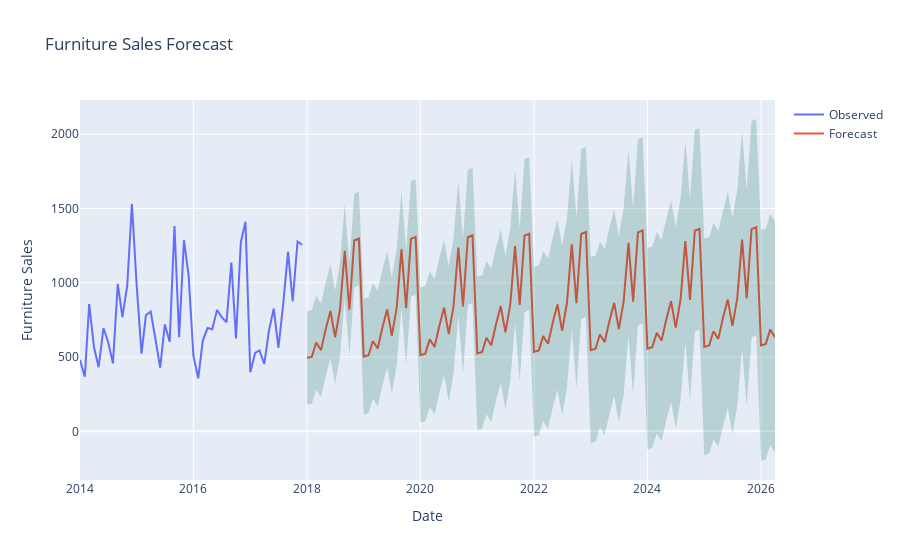

The notebook cell this image was saved under:
### Markdown cell above
### Producing and visualizing forecasts

### Code cell
pred_uc = results.get_forecast(steps=100)
pred_ci = pred_uc.conf_int()

observed_trace = go.Scatter(x=y.index, y=y, mode='lines', name='Observed')

forecast_trace = go.Scatter(x=pred_uc.predicted_mean.index, y=pred_uc.predicted_mean, mode='lines', name='Forecast')

ci_trace = go.Scatter(x=pred_ci.index.tolist() + pred_ci.index.tolist()[::-1],
                        y=pred_ci.iloc[:, 0].tolist() + pred_ci.iloc[:, 1].tolist()[::-1],
                        fill='toself',
                        fillcolor='rgba(0,100,80,0.2)',
                        line=dict(color='rgba(255,255,255,0)'),
                        showlegend=False,
                        name='Confidence Interval')

layout = go.Layout(title='Furniture Sales Forecast',
                    xaxis=dict(title='Date'),
                    yaxis=dict(title='Furniture Sales'))

fig = go.Figure(data=[observed_trace, forecast_trace, ci_trace], layout=layout)

pio.show(fig)
